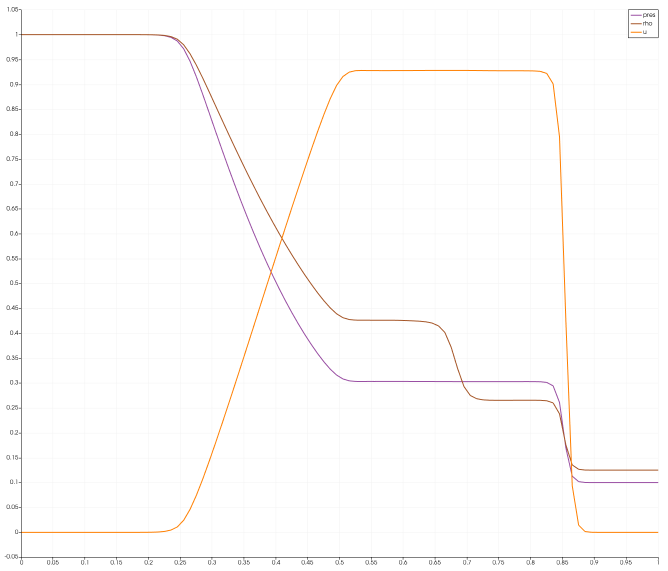
#> input picture src/tests/nasto/cpu/riemann-1D/sod-x/check-sod-x.png, 1336 x 1141 px (shown at 1/2 size)
$ python -i theme_figures.py   (imports and definitions only)
#> lines starting #> are read from the running program, lines starting #| are printed output that depends on the picture; after the words box and inside, x2 and y2 are one past the last pixel; in counts of white or black regions, pixels touching at a corner belong together
#!/usr/bin/env python3
"""Put the docs' matplotlib figures on the washi ground of the sumi identity (docs/BRAND.md).

The figures are drawn on white; on the washi page they read as pasted white cards. This replaces the figure
background with the washi colour, and nothing else: the background is the white region reachable from the image
border (a flood fill through near-white pixels), so the axes frames, the curves and the field images bound it and
are never changed. In the dark theme the same image is shown as a washi card (custom.css).

Usage: theme_figures.py [--check] PNG...   (in place; --check lists the files that still have a white border)
Needs numpy and Pillow.
"""

from __future__ import annotations

import argparse
import sys
from pathlib import Path

import numpy as np
from PIL import Image, ImageDraw

WASHI = (0xF3, 0xED, 0xE1)


def white_border(img: Image.Image) -> bool:
    a = np.asarray(img.convert("RGB"))
    edge = np.concatenate([a[0], a[-1], a[:, 0], a[:, -1]])
    return bool((edge.min(axis=1) >= 250).mean() > 0.5)


def to_washi(path: Path) -> bool:
    """Recolour the border-connected white background of one PNG; return whether it changed."""
    img = Image.open(path)
#> img is the input picture: PIL image 1336x1141 RGB; mean R, G, B 253.4, 252.6, 252.2
    mode = img.mode
#> mode = 'RGB'
    rgb = img.convert("RGB")
    a = np.asarray(rgb)
    near_white = (a.min(axis=2) >= 245).astype(np.uint8) * 255  # pure and anti-aliased paper white
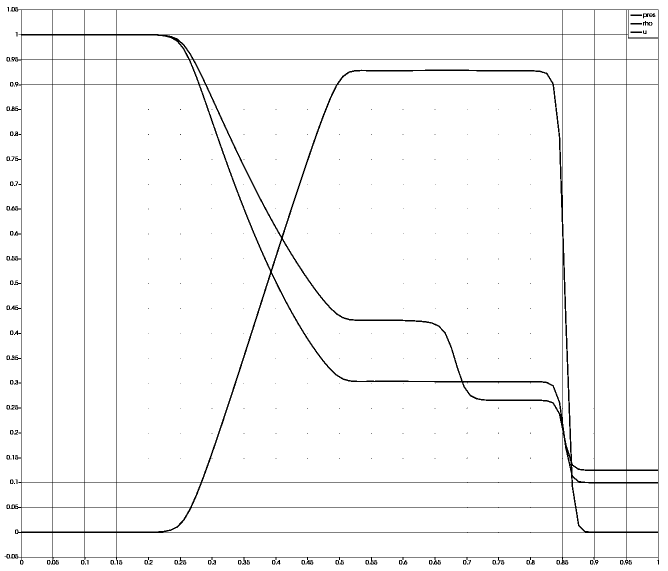
#> near_white: shape (1141, 1336) (shown at 1/2 size); 97.3% white; black in thin lines or dots
    mask = Image.fromarray(near_white, "L").copy()  # fromarray shares the read-only buffer: floodfill would do nothing
    h, w = near_white.shape
#> h = 1141; w = 1336
    seeds = [(x, 0) for x in range(0, w, 4)] + [(x, h - 1) for x in range(0, w, 4)]
    seeds += [(0, y) for y in range(0, h, 4)] + [(w - 1, y) for y in range(0, h, 4)]
    for xy in seeds:
        if mask.getpixel(xy) == 255:
            ImageDraw.floodfill(mask, xy, 128)
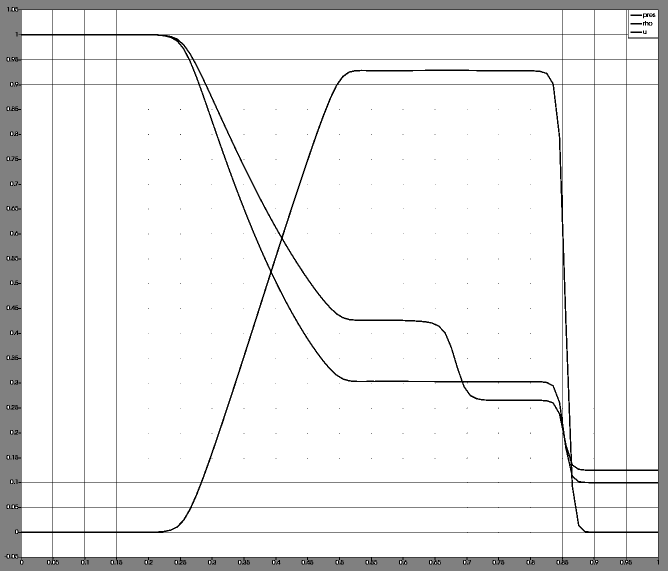
#> mask: PIL image 1336x1141 L (shown at 1/2 size); min 0, max 255, mean 238.1
    bg = np.asarray(mask) == 128
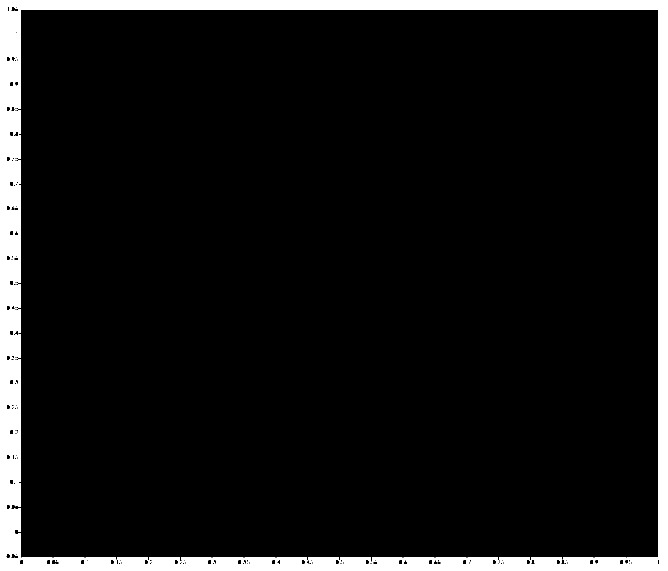
#> bg: shape (1141, 1336) bool (shown at 1/2 size); 8% white; 1 white region, box (x1, y1, x2, y2) and area: (0, 0, 1336, 1141) 121695
    if not bg.any():
        return False
    out = a.copy()
    out[bg] = WASHI
#> out: shape (1141, 1336, 3); 7.98% of pixels changed, all inside (x1, y1, x2, y2) = (0, 0, 1336, 1141)
    res = Image.fromarray(out, "RGB")
    if mode == "RGBA":
        res = res.convert("RGBA")
    res.save(path, optimize=True)
    return True


def main() -> int:
    ap = argparse.ArgumentParser(description=__doc__.splitlines()[0])
    ap.add_argument("png", nargs="+", type=Path)
    ap.add_argument("--check", action="store_true", help="list the files that still have a white border, change nothing")
    a = ap.parse_args()
    bad = 0
    for p in a.png:
        if a.check:
            if white_border(Image.open(p)):
                print(p)
                bad += 1
        elif to_washi(p):
            print(f"washi: {p}")
    return 1 if (a.check and bad) else 0


# [2 lines not run here, left out]

>>> result = to_washi('../../src/tests/nasto/cpu/riemann-1D/sod-x/check-sod-x.png')
